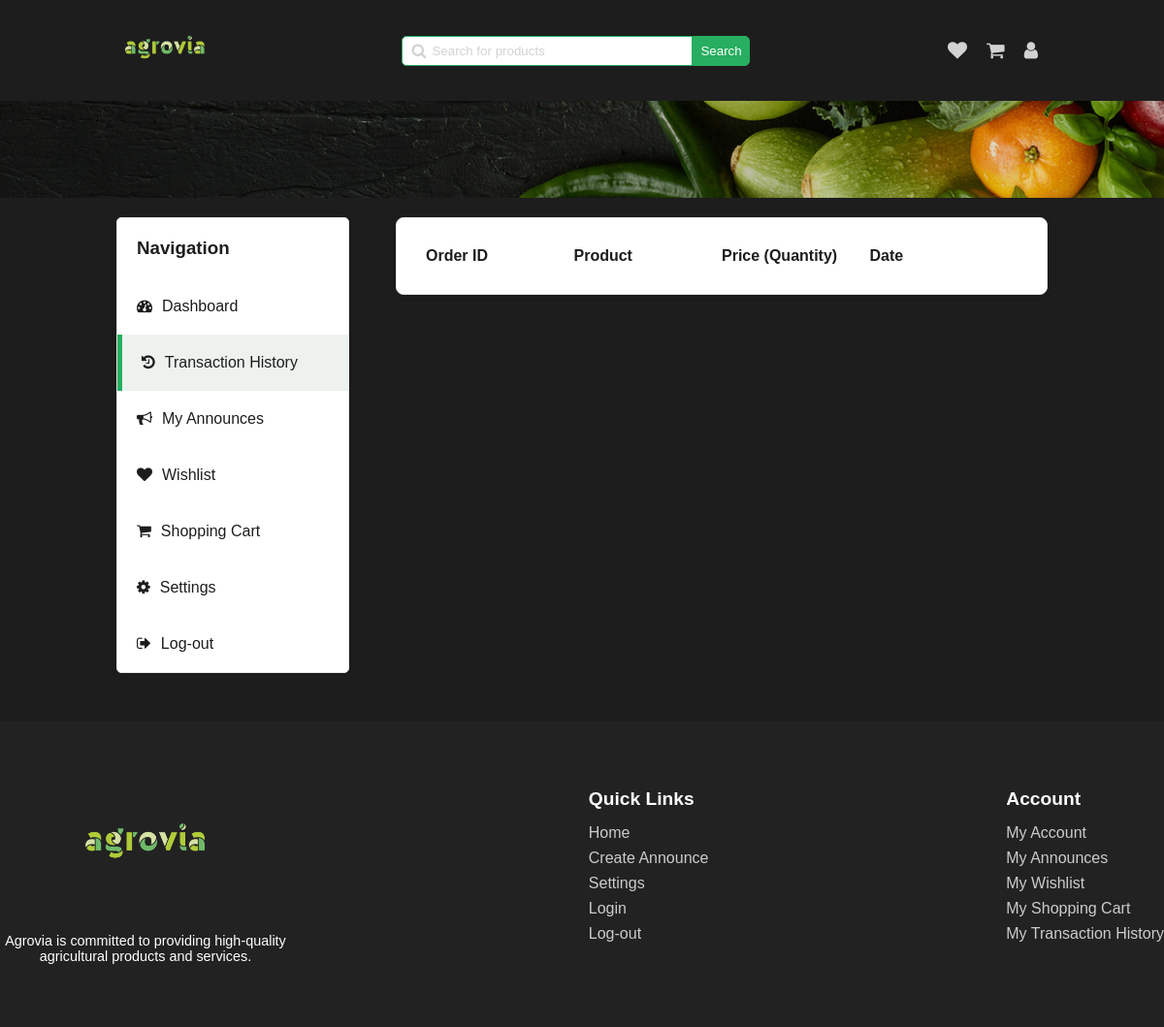
The app's page /pages/transaction-history.php (signed in), older data.
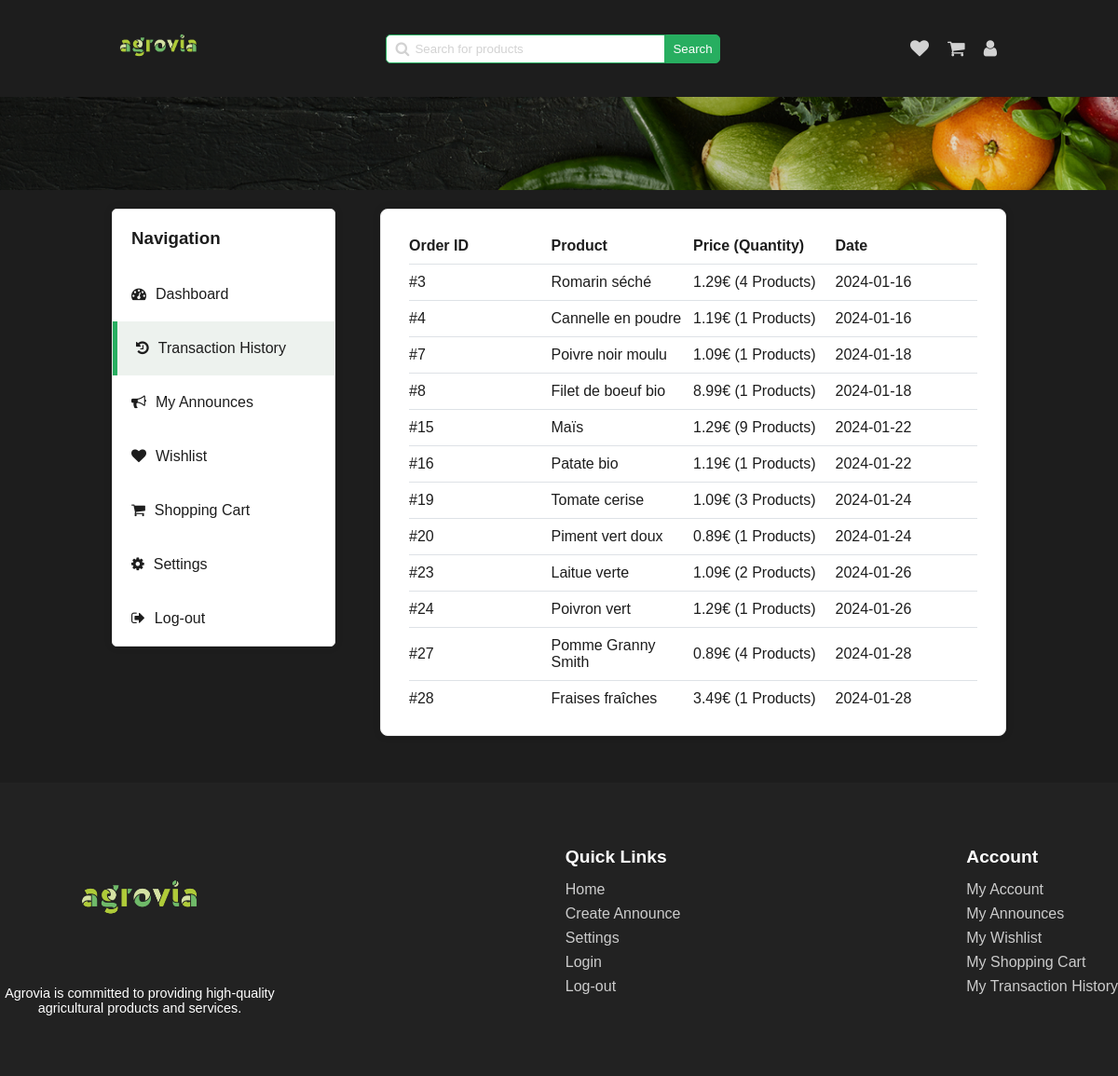
The same page, newer data.
### tables this page shows
CREATE TABLE UserTransaction (
  id INTEGER PRIMARY KEY,
  user_id INTEGER,
  product_name TEXT,
  quantity INTEGER,
  price FLOAT,
  date TIMESTAMP DEFAULT CURRENT_TIMESTAMP,
  FOREIGN KEY (user_id) REFERENCES User(id)
);

### php/transaction.php (called while the page is built, shortened)
<?php
require '../php/pdo.php';
function get_all_transaction($user_id)
{
    global $pdo;
    $query = "SELECT * FROM UserTransaction WHERE user_id = ?";
    $stmt = $pdo->prepare($query);
    $stmt->bindParam(1, $user_id);
    $stmt->execute();
    return $stmt->fetchAll();
}

### pages/transaction-history.php (the view, shortened to what the changed rows need)
<!DOCTYPE html>
<html lang="en">
<head>
    <link rel="stylesheet" href="../styles/dashboard.css" onload="load_theme()">
    <link rel="stylesheet" href="../styles/transaction.css">
    <link rel="stylesheet" href="../styles/footer.css">
    <link rel="stylesheet" href="../styles/main-header.css">
    <link rel="stylesheet" href="https://cdnjs.cloudflare.com/ajax/libs/font-awesome/4.7.0/css/font-awesome.min.css">
</head>
<body>
    <?php
    require "../php/user.php";
    require "../php/transaction.php";
    $latest_transaction = get_all_transaction($_SESSION['user_id']);
    ?>
    <div class="main-container">
        <section class="tab-content">
            <div class="transaction-section">
                <div class="transaction">
                    <?php foreach ($latest_transaction as $transaction): ?>
                        <div class="transaction-item">
                            <span class="column">#<?= $transaction["id"] ?></span>
                            <span class="column"><?= $transaction["product_name"] ?></span>
                            <span class="column"><?= $transaction["price"] ?>€
                                (<?= $transaction["quantity"] ?> Products)</span>
                            <span class="column"><?= date("Y-m-d", strtotime($transaction["date"])) ?></span>
                        </div>
                    <?php endforeach; ?>
                </div>
            </div>
        </section>
    </div>
</body>
</html>

Row changes from the older to the newer data that the page shows:
added usertransaction: id "3", product_name "Romarin séché", price "1.29", quantity "4", date "2024-01-16"
added usertransaction: id "4", product_name "Cannelle en poudre", price "1.19", quantity "1", date "2024-01-16"
added usertransaction: id "7", product_name "Poivre noir moulu", price "1.09", quantity "1", date "2024-01-18"
added usertransaction: id "8", product_name "Filet de boeuf bio", price "8.99", quantity "1", date "2024-01-18"
added usertransaction: id "15", product_name "Maïs", price "1.29", quantity "9", date "2024-01-22"
added usertransaction: id "16", product_name "Patate bio", price "1.19", quantity "1", date "2024-01-22"
added usertransaction: id "19", product_name "Tomate cerise", price "1.09", quantity "3", date "2024-01-24"
added usertransaction: id "20", product_name "Piment vert doux", price "0.89", quantity "1", date "2024-01-24"
added usertransaction: id "23", product_name "Laitue verte", price "1.09", quantity "2", date "2024-01-26"
added usertransaction: id "24", product_name "Poivron vert", price "1.29", quantity "1", date "2024-01-26"
added usertransaction: id "27", product_name "Pomme Granny Smith", price "0.89", quantity "4", date "2024-01-28"
added usertransaction: id "28", product_name "Fraises fraîches", price "3.49", quantity "1", date "2024-01-28"
